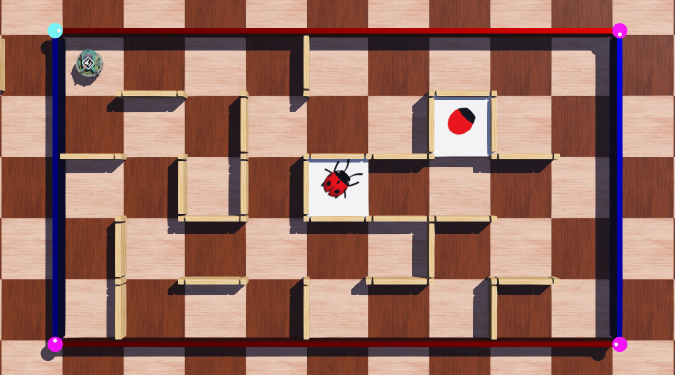
#> input picture Maze.png, 1350 x 750 px (shown at 1/2 size); the run also reads 1 picture not shown here
$ jupyter execute z5206032_MTRN4110_PhaseC.ipynb   (older library calls are emulated)
#> lines starting #> are read from the running program, lines starting #| are printed output that depends on the picture; after the words box and inside, x2 and y2 are one past the last pixel; in counts of white or black regions, pixels touching at a corner belong together
[cell 1]
# TODO: Rewrite code with explicit typing or check variables are correct data types.

from functools import wraps
import cv2
import itertools as it
import matplotlib.pyplot as plt
import numpy as np

MAZE_FILE_NAME = '../Maze.png'
ROBOT_FILE_NAME = '../Robot.png'
IMAGE_LADYBUG_FILE_NAME = '../Ladybug_small.png'
MAP_FILE_NAME = '../MapBuilt.txt'

ORIGIN_CORNER_COLOUR = (255, 0, 255)
OTHER_CORNER_COLOUR = (0, 255, 255)
WALL_COLOUR = (120, 50, 255)
EPUCK_COLOUR = (150, 20, 20)
LADYBUG_COLOUR = (0, 255, 0)


def readImage(path):
    '''
    Reads the image with the given path and converts it from BGR to RGB.
    '''
#> called with path = '../Maze.png'
    image = cv2.imread(path, cv2.IMREAD_COLOR)
#> image is the input picture: shape (750, 1350, 3); mean B, G, R 99.2, 110.4, 152.3
    image = cv2.cvtColor(image, cv2.COLOR_BGR2RGB)
    return image


def maskColour(image, lower, upper):
    '''
    Given a lower and upper bound for a HSV colour, returns a binary image that is white-focused.
    '''
#> called with lower = (85, 100, 150), upper = (100, 255, 255)
    temp_image = cv2.cvtColor(image, cv2.COLOR_RGB2HSV)
#> temp_image: shape (750, 1350, 3); mean H, S, V 36.4, 109.6, 155.1
    mask = cv2.inRange(temp_image, lower, upper)
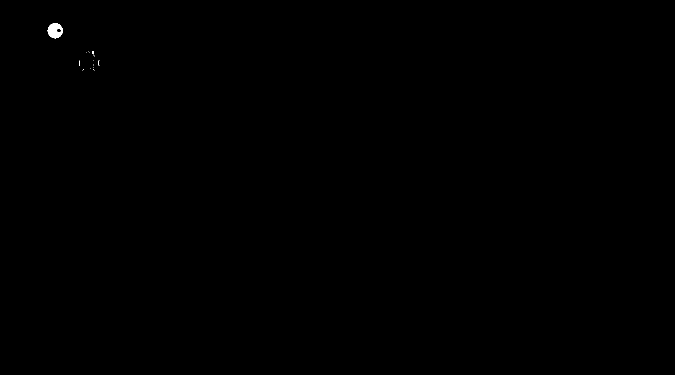
#> mask: shape (750, 1350) (shown at 1/2 size); 0.07% white; 14 white regions (13 under 20 px), largest, box (x1, y1, x2, y2) and area: (95, 46, 126, 77) 661
    return mask


def close_open(image, shape=(9, 9), iterations=(1, 1)):
    '''
    Apply close and open morphology operations in that order on a copy of the image.
    '''
#> called with shape = (9, 9), iterations = (1, 1)
    kernel = np.ones(shape, np.uint8)
    mask = image
    mask = cv2.morphologyEx(mask, cv2.MORPH_CLOSE, kernel, iterations=iterations[0],)
#> mask: shape (750, 1350); 0.08% white; 7 white regions (4 under 20 px), largest, box (x1, y1, x2, y2) and area: (95, 46, 126, 77) 709, (173, 103, 189, 113) 42, (181, 129, 189, 141) 24
    mask = cv2.morphologyEx(mask, cv2.MORPH_OPEN, kernel, iterations=iterations[1])
#> mask: shape (750, 1350); 0.07% white; 1 white region, box (x1, y1, x2, y2) and area: (96, 47, 125, 76) 700
#> call 2 of maskColour, with lower = (130, 100, 150), upper = (151, 255, 255)
#> in maskColour (call 2), `mask = cv2.inRange(temp_image, lower, upper)`:
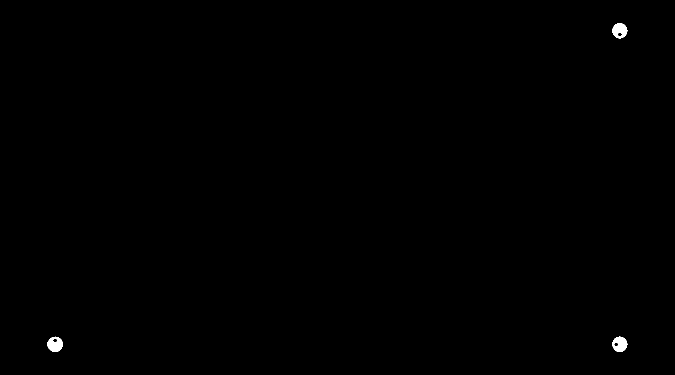
#> mask: shape (750, 1350) (shown at 1/2 size); 0.2% white; 3 white regions, box (x1, y1, x2, y2) and area: (95, 673, 126, 704) 685, (1224, 673, 1255, 704) 672, (1225, 46, 1255, 77) 661
    return mask


def erode_dilate(image, shape=(9, 9), iterations=(1, 1)):
    '''
    Apply erode and dilate morphology operations in that order on a copy of the image.
    '''
    kernel = np.ones(shape, np.uint8)
    mask = image
    mask = cv2.morphologyEx(mask, cv2.MORPH_ERODE, kernel, iterations=iterations[0])
    mask = cv2.morphologyEx(mask, cv2.MORPH_DILATE, kernel, iterations=iterations[1])
    return mask


def getFeatures(mask):
    '''
    Gets the contours and centroids of the features from the mask.
    '''
    _, contours, _ = cv2.findContours(mask, cv2.RETR_EXTERNAL, cv2.CHAIN_APPROX_SIMPLE)
#> contours = 1 contour; box (x1, y1, x2, y2) and area: (96, 47, 125, 76) 657
    moments = [cv2.moments(contour) for contour in contours]
#> moments = 1 item
    centroids = [[int(moment["m10"] / (moment["m00"] or 0.00000001)), int(moment["m01"] / (moment["m00"] or 0.00000001))]
        for moment in moments]
#> centroids = [[109, 60]]
    return contours, centroids


def markContours(image, contours, colour, thickness=4):
    '''
    Draws the contours on a copy of the image.
    '''
    retrieved_image = cv2.drawContours(image, contours, -1, colour, thickness=thickness)
    return retrieved_image


def markCircles(image, points, colour, thickness=4, circle_radius=24):
    '''
    Draws circles at every given point where point is centre of circle.
    '''
    retrieved_image = image
    for point in points:
        cv2.circle(retrieved_image, tuple(point), circle_radius, colour, thickness=thickness)
    return retrieved_image


def markText(image, points, text, colour, scale=1, font=cv2.FONT_HERSHEY_PLAIN, thickness=4):
    '''
    Draws text at every given point where point is centre of text.
    '''
    retrieved_image = image
    text_size, _ = cv2.getTextSize(text, font, scale, thickness)
    for point in points:
        text_origin = (point[0] - text_size[0] // 2, point[1] + text_size[1] // 2)
        cv2.putText(retrieved_image, text, text_origin, font, scale, colour, thickness=thickness)
    return retrieved_image


def markCorners(image):
    '''
    Identify the corners of the maze. The function returns an image with the marked corners, the
    points of the cyan features, and points of the magenta features.
    '''
    cyan_mask = close_open(maskColour(image, (85, 100, 150), (100, 255, 255)), shape=(9, 9), iterations=(1, 1))
    magenta_mask = close_open(maskColour(image, (130, 100, 150), (151, 255, 255)), shape=(9, 9), iterations=(1, 1))

    cyan_contours, cyan_points = getFeatures(cyan_mask)
#> cyan_contours has the same summary as contours in getFeatures; cyan_points = [[109, 60]]
    magenta_contours, magenta_points = getFeatures(magenta_mask)
#> in getFeatures (call 2), `_, contours, _ = cv2.findContours(mask, cv2.RETR_EXTERNAL, cv2.CHAIN_A..`: contours = 3 contours; box (x1, y1, x2, y2) and area: (95, 674, 125, 704) 686, (1225, 674, 1254, 703) 659, (1225, 47, 1254, 76) 656
#> magenta_contours has the same summary as contours in getFeatures; magenta_points = [[1239, 688], [109, 688], [1239, 60]]

    retrieved_cyan_image = markContours(image, cyan_contours, ORIGIN_CORNER_COLOUR)
    retrieved_magenta_image = markContours(image, magenta_contours, OTHER_CORNER_COLOUR)
#> call 2 of markContours, with colour = (0, 255, 255), thickness = 4
#> in markContours (call 2), `retrieved_image = cv2.drawContours(image, contours, -1, colour, thickn..`:
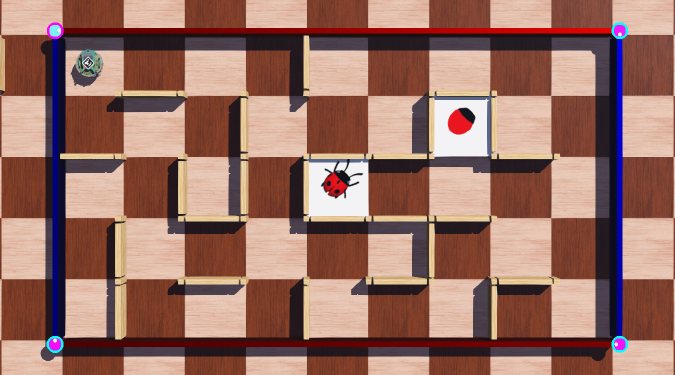
#> retrieved_image: shape (750, 1350, 3) (shown at 1/2 size); mean R, G, B 152.1, 110.6, 99.3

    return retrieved_cyan_image | retrieved_magenta_image, cyan_points, magenta_points


def closest_collinearity(point1, point2, point3):
    '''
    Helper function which returns a scalar for collinearity between 3 points. The smaller the number,
    the better the collinearity. The expressions used is derived from the gradient relationship
    between the 3 points.
    '''
    a = (point1[1] - point2[1]) * (point1[0] - point3[0])
    b = (point1[1] - point3[1]) * (point1[0] - point2[0])
    return abs(a - b)


def findCollinearPoints(points, reference_points, required_points=None):
    '''
    Helper function which finds the pairs of points with the highest degree of collinearity with any
    of the reference points.
    '''
    temp_points = [[u, v, w] for u, v in it.combinations(points, 2) for w in reference_points
        if required_points is None or u in required_points or v in required_points]
    collinear_points = min(temp_points, key=lambda k: closest_collinearity(k[0], k[1], k[2]))
    del collinear_points[-1]
    return collinear_points


# [11 lines left out: function markFeature, not called in this run]


def sortPointsClockwise(func):
    '''
    Sorts the magenta markers so that the orientation of the perspective of the map will have the
    cyan marker at the top-left corner and the points ordered clockwise. Assumes that blue walls are
    always running north-south, and red walls are always running east-west.
    '''
    @wraps(func)
    def wrapper(image, origin, points):
        blue_mask = erode_dilate(maskColour(image, (115, 100, 0), (121, 255, 255)), shape=(9, 9), iterations=(1, 4))
        _, blue_centroids = getFeatures(blue_mask)
        edge3 = findCollinearPoints(points, blue_centroids)

        red_mask = erode_dilate(maskColour(image, (0, 140, 0), (1, 255, 255)), shape=(9, 9), iterations=(1, 4))
        _, red_centroids = getFeatures(red_mask)
        edge2 = findCollinearPoints(points, red_centroids)

        temp_points = [p for p in points if p not in edge3 or p not in edge2]
        edge1 = findCollinearPoints(origin + temp_points, red_centroids, required_points=origin)

        retrieved_points = edge1 + [p for p in edge3 if p not in edge1] + [p for p in edge2 if p not in edge3]
        retrieved_points.remove(*origin)

        return func(image, origin, retrieved_points)
    return wrapper


@sortPointsClockwise
def focus(image, origin, points):
    '''
    Focus the perspective of the map. The corners of the map are at the corners of the image, the
    view is orthogonal with the ground, the width to height ratio is 9:5.
    '''
    if origin is None:
        raise ValueError('No given origin point.')
    if len(points) != 3:
        raise ValueError('Invalid number of markers: ', len(points), '.')
    width, height = 900, 500
    output_points = np.float32([[0, 0], [width-1, 0], [width-1, height-1], [0, height-1]])
    input_points = np.float32(origin + points)
    transform_matrix = cv2.getPerspectiveTransform(input_points, output_points)
    retrieved_image = cv2.warpPerspective(image, transform_matrix, (width, height), cv2.INTER_LINEAR)
    return retrieved_image, transform_matrix


def markWalls(image):
    '''
    Identify the walls of the maze. The function returns an image with the marked walls.
    '''
    birch_walls = erode_dilate(maskColour(image, (17, 0, 220), (20, 255, 255)), shape=(3, 3), iterations=(1, 4))
    birch_contours, _ = getFeatures(birch_walls)
    retrieved_image = image
    retrieved_image = markContours(image, birch_contours, WALL_COLOUR)
    return retrieved_image, birch_contours


# [9 lines left out: function crop, not called in this run]


def getHeading(corners):
    '''
    Computes the heading based on the x and y value of the corners of the aruco marker
    '''
    first, centroid = corners[0], np.mean(corners, axis=0)
    eastness, northness = centroid[0] - first[0], centroid[1] - first[1]
    if abs(northness) >= abs(eastness):
        return ('^' if northness >= 0 else 'V')
    return ('>' if eastness >= 0 else '<')


# TODO: AR marker gets distorted, thus may display incorrect heading or none at all
def markOrientation(image, robot_centroid, transform_matrix):
    '''
    Identify the orientation of the robot.
    '''
    epuck_image = readImage(ROBOT_FILE_NAME)
    epuck_mask = close_open(maskColour(epuck_image, (40, 0, 0), (60, 255, 255)), shape=(9, 9), iterations=(28, 0))
    _, centroid = getFeatures(epuck_mask)
    new_centroid = cv2.perspectiveTransform(np.float32([centroid]), transform_matrix)[0]
    translation_matrix = np.eye(3, 3)
    translation_matrix[0, 2] = centroid[0][0] - new_centroid[0][0]
    translation_matrix[1, 2] = centroid[0][1] - new_centroid[0][1]
    epuck_image = cv2.warpPerspective(epuck_image, np.matmul(translation_matrix, transform_matrix), (epuck_image.shape[1], epuck_image.shape[0]), cv2.INTER_LINEAR)
    aruco_dictionary = cv2.aruco.getPredefinedDictionary(cv2.aruco.DICT_6X6_250)
    parameters = cv2.aruco.DetectorParameters_create()
    corners, _, _ = cv2.aruco.detectMarkers(epuck_image, aruco_dictionary, parameters=parameters)
    orientation = getHeading(corners[0][0])
    orientation_image = markText(image, robot_centroid, orientation, EPUCK_COLOUR, scale=4)
    return orientation_image, orientation


def markPose(image):
    '''
    Identify the pose of the robot.
    '''
    epuck_mask = erode_dilate(maskColour(image, (40, 0, 0), (60, 255, 255)), shape=(7, 7), iterations=(0, 6))
    _, epuck_centroid = getFeatures(epuck_mask)
    location_image = markCircles(image, epuck_centroid, EPUCK_COLOUR, circle_radius=24)
    return location_image, epuck_centroid


def markLadyBug(image):
    '''
    Mark only the real lady bug.
    '''
    both_ladybug = erode_dilate(maskColour(image, (170, 160, 160), (180, 255, 255)), shape=(4, 4), iterations=(1, 0))
    fake_ladybug = erode_dilate(both_ladybug, shape=(12, 12), iterations=(1, 1))
    real_ladybug = erode_dilate(both_ladybug - fake_ladybug, shape=(6, 6), iterations=(1, 4))
    _, ladybug_centroid = getFeatures(real_ladybug)
    retrieved_image = image
    retrieved_image = markCircles(retrieved_image, ladybug_centroid, LADYBUG_COLOUR, circle_radius=24)
    retrieved_image = markText(retrieved_image, ladybug_centroid, 'X', LADYBUG_COLOUR, scale=4)
    return retrieved_image, ladybug_centroid


def generateSparseMap(image, start, orientation, destination, walls):
    '''
    Generate the map from an image with marked walls, starting pose, and destination. The returned map
    is a dictionary of coordinates to char.
    '''
    height, width, _ = image.shape
    cell_dimension = 150
    text_map = {} # Mapping of coordinate to char.
    for y in range(0, height, cell_dimension):
        for x in range(0, width, cell_dimension):
            bound = [[x, y], [x + cell_dimension, y + cell_dimension]]

            # Checking starting position and orientation.
            if bound[0][0] <= start[0][0] <= bound[1][0] and bound[0][1] <= start[0][1] <= bound[1][1]:
                text_map[(x // cell_dimension, y // cell_dimension)] = orientation

            # Checking destination.
            if bound[0][0] <= destination[0][0] <= bound[1][0] and bound[0][1] <= destination[0][1] <= bound[1][1]:
                text_map[(x // cell_dimension, y // cell_dimension)] = 'X'

            # TODO: Extremely inefficient searching algorithm
            # for wall in walls:
                # TODO: Cannot tell what datatype I'm working with.
                # wall_x = wall[:][0]
                # wall_y = wall[:][1]
                # print(max(wall[0][:][0]))
                # print("\n")

                # TODO: Get bounds of wall to the right of cell. Check if our cell right-edge midpoint is inside bounds.
                # Checking vertical walls.
                # if min(wall[0][:][0][0]) <= x + cell_dimension <= min(wall[0][:][0][0]) and min(
                #     wall[0][:][0][1]) <= y + cell_dimension <= max(wall[0][:][0][1]):
                #     if cv2.pointPolygonTest(wall, (x, y), False) >= 0:
                #         txt[(x // cell_dimension, y // cell_dimension)] = '|'

                # TODO: Get bounds of wall to the bottom of cell. Check if our cell bottom-edge midpoint is inside bounds.
                # Checking vertical walls.

    return text_map


def generateFullMap(text_map):
    '''
    Converts a mapping (of coordinates to char) to a 2D list of char.
    '''
    # TODO: Populate first and last row with horizontal walls.
    # TODO: Populate first and last column with vertical walls.

[cell 2]
if __name__ == '__main__':
    '''
    Task 1 - Read in an image and display it in RGB mode
    '''
    image = readImage(MAZE_FILE_NAME)
    plt.figure(figsize=(13, 13))
    plt.imshow(image)

[cell 3]
if __name__ == '__main__':
    '''
    Task 2 - Find the four ordered cornerstones of the maze
    '''
    image = readImage(MAZE_FILE_NAME)
    image, _, _ = markCorners(image)
    plt.figure(figsize=(13, 13))
    plt.imshow(image)

[cell 4]
if __name__ == '__main__':
    '''
    Task 3 - Perspective Transform the maze from the original image to a rectangle image
    '''
    image = readImage(MAZE_FILE_NAME)
    image, origin, corners = markCorners(image)
#> in getFeatures (call 3), `_, contours, _ = cv2.findContours(mask, cv2.RETR_EXTERNAL, cv2.CHAIN_A..`: contours = 1 contour; box (x1, y1, x2, y2) and area: (96, 47, 125, 76) 657
#> in getFeatures (call 4), `_, contours, _ = cv2.findContours(mask, cv2.RETR_EXTERNAL, cv2.CHAIN_A..`: contours = 3 contours; box (x1, y1, x2, y2) and area: (95, 674, 125, 704) 686, (1225, 674, 1254, 703) 659, (1225, 47, 1254, 76) 656
#> origin = [[109, 60]]; corners = [[1239, 688], [109, 688], [1239, 60]]
    image, _ = focus(image, origin, corners)
#> in maskColour (call 5), `mask = cv2.inRange(temp_image, lower, upper)`:
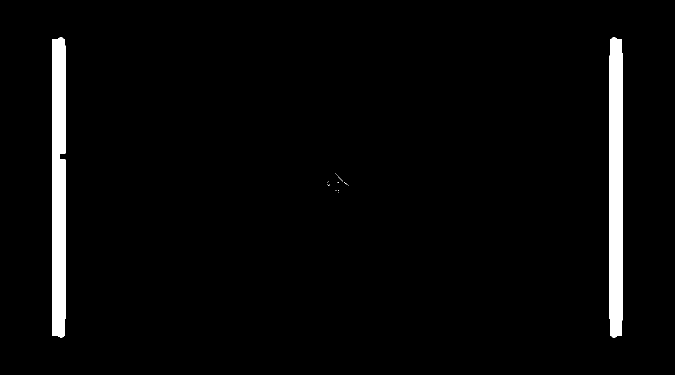
#> mask: shape (750, 1350) (shown at 1/2 size); 3% white; 18 white regions (16 under 20 px), largest, box (x1, y1, x2, y2) and area: (1219, 74, 1245, 676) 15370, (105, 74, 131, 676) 15321
#> in erode_dilate, `mask = cv2.morphologyEx(mask, cv2.MORPH_ERODE, kernel, iterations=iter..`:
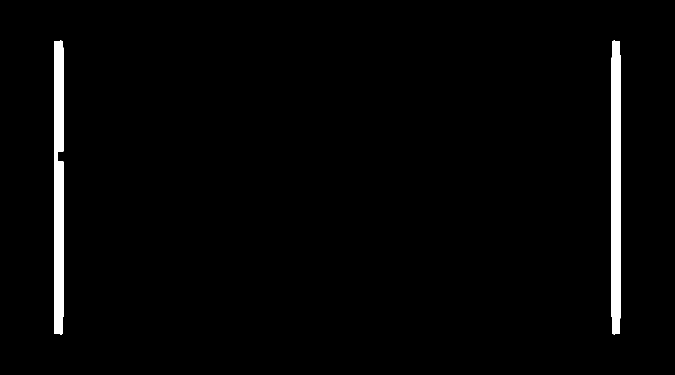
#> mask: shape (750, 1350) (shown at 1/2 size); 2% white; 2 white regions, box (x1, y1, x2, y2) and area: (1223, 81, 1241, 669) 10426, (109, 81, 127, 669) 10291
#> in erode_dilate, `mask = cv2.morphologyEx(mask, cv2.MORPH_DILATE, kernel, iterations=ite..`:
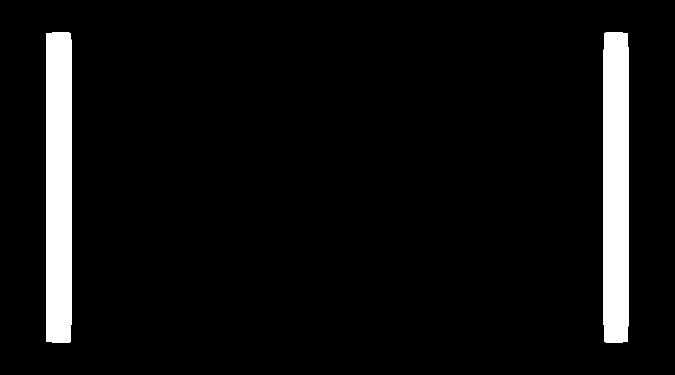
#> mask: shape (750, 1350) (shown at 1/2 size); 6.1% white; 2 white regions
#> in getFeatures (call 5), `_, contours, _ = cv2.findContours(mask, cv2.RETR_EXTERNAL, cv2.CHAIN_A..`: contours = 2 contours; box (x1, y1, x2, y2) and area: (93, 65, 143, 685) 30257, (1207, 65, 1257, 685) 30178
#> (the rest of the program and of its run is left out)
